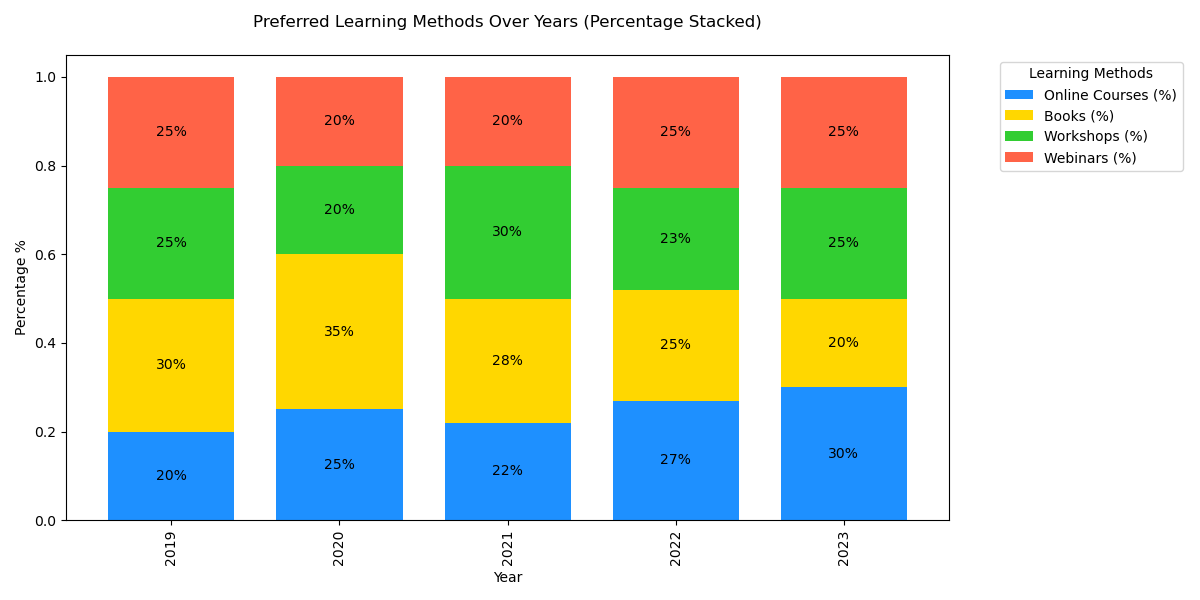

Here is the Python script that generated this plot:

import seaborn as sns
import matplotlib.pyplot as plt
import pandas as pd

data = [
    {'Year': 2019, 'Online Courses (%)': 20, 'Books (%)': 30, 'Workshops (%)': 25, 'Webinars (%)': 25},
    {'Year': 2020, 'Online Courses (%)': 25, 'Books (%)': 35, 'Workshops (%)': 20, 'Webinars (%)': 20},
    {'Year': 2021, 'Online Courses (%)': 22, 'Books (%)': 28, 'Workshops (%)': 30, 'Webinars (%)': 20},
    {'Year': 2022, 'Online Courses (%)': 27, 'Books (%)': 25, 'Workshops (%)': 23, 'Webinars (%)': 25},
    {'Year': 2023, 'Online Courses (%)': 30, 'Books (%)': 20, 'Workshops (%)': 25, 'Webinars (%)': 25}
]

df = pd.DataFrame(data)
df.set_index('Year', inplace=True)

df_percent = df.div(df.sum(axis=1), axis=0)

ax = df_percent.plot(kind='bar', stacked=True, color=['#1E90FF', '#FFD700', '#32CD32', '#FF6347'], figsize=(12, 6), width=0.75)

plt.title('Preferred Learning Methods Over Years (Percentage Stacked)', pad=20)
plt.xlabel('Year')
plt.ylabel('Percentage %')

for p in ax.patches:
    width = p.get_width()
    height = p.get_height()
    x, y = p.get_xy() 
    if height > 0:
        ax.text(x + width / 2, 
                y + height / 2, 
                '{:.0%}'.format(height), 
                horizontalalignment='center', 
                verticalalignment='center')

plt.legend(title='Learning Methods', bbox_to_anchor=(1.05, 1), loc='upper left')

plt.tight_layout()
plt.show()
